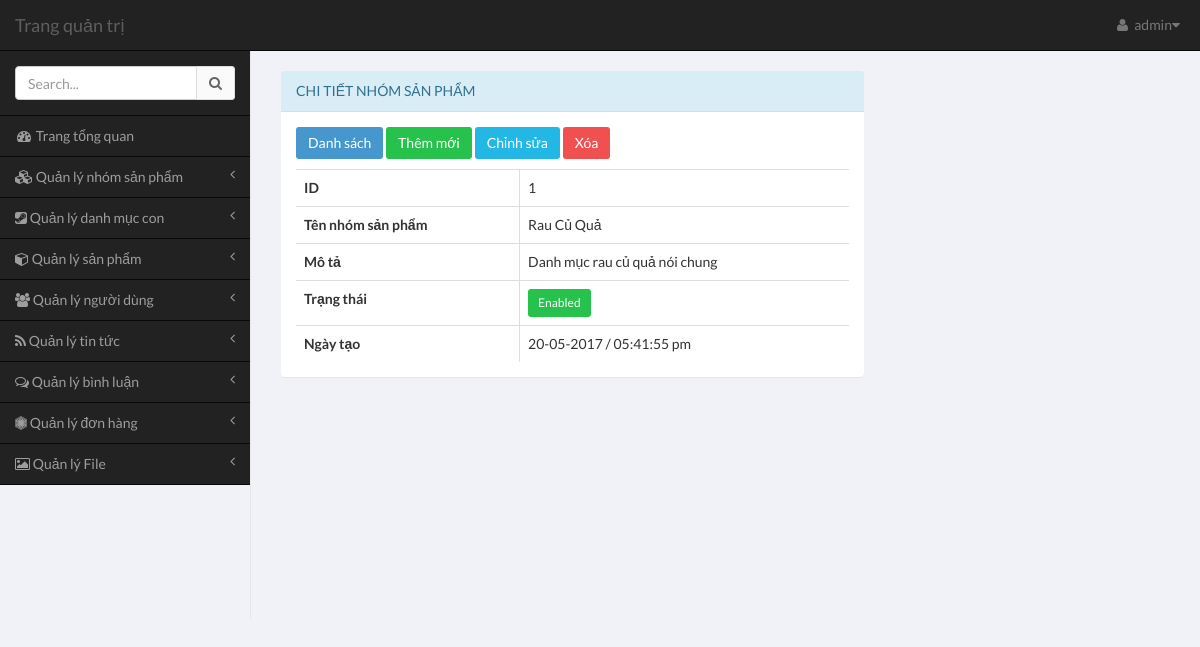
/admin/pages/index.php?module=category&action=view-category&id=1 (signed in), run on the app's committed database.
### tables this page shows
CREATE TABLE `category` (
  `category_id` int(11) NOT NULL,
  `category_name` varchar(100) NOT NULL,
  `description` varchar(255) DEFAULT NULL,
  `status` tinyint(6) DEFAULT '1',
  `created_date` int(11) DEFAULT NULL
);

### common/database.php (called while the page is built, shortened)
<?php
$mysqli = mysqli_connect(DB_HOST, DB_USER, DB_PASS, DB_NAME);
mysqli_set_charset($mysqli,"utf8");
function get_one($table,$field_name,$field_value){
	global $mysqli;
	$sql = "SELECT * FROM $table WHERE $field_name = '$field_value'";
	$res = mysqli_query($mysqli,$sql);
	return mysqli_fetch_assoc($res);
}
?>

### admin/pages/modules/category/view-category.php (the view, shortened to what this page needs)
<?php
if (!empty($_GET['id'])) {
	$row = get_one('category','category_id',$_GET['id']);
}else{
	echo 'Tham so id khong hop le';
}
?>
<div class="row">
    <div class="col-md-8">
        <section class="panel panel-info" style="margin-top: 20px;">
            <header class="panel-heading" >
                Chi tiết nhóm sản phẩm
            </header>
             <div class="panel-body table-responsive">
							<p>
								<a href="index.php?module=category&action=list-category" class="btn btn-primary">
									Danh sách
								</a>
								<a href="index.php?module=category&action=add-category" class="btn btn-success">
									Thêm mới
								</a>
								<a href="index.php?module=category&action=edit-category&id=<?php echo $row['category_id'] ?>" class="btn btn-info">
									Chỉnh sửa
								</a>
								 <a href="index.php?module=category&action=delete-category&id=<?php echo $row['category_id'] ?>" class="btn btn-danger" onclick="return confirm('Bạn có chắc chắc muốn xóa (Sẽ ảnh hưởng tới các sản phẩm)? ')">
									Xóa
								</a>
							</p>
	<?php if($row) : ?>
		<table class="table table-bordered table-hover">
			<tbody>
				<tr>
					<th>ID</th>
					<td><?php echo $row['category_id']; ?></td>
				</tr>
				<tr>
					<th>Tên nhóm sản phẩm</th>
					<td><?php echo $row['category_name']; ?></td>
				</tr>
				<tr>
					<th>Mô tả</th>
					<td><?php echo $row['description']; ?></td>
				</tr>
				<tr>
					<th>Trạng thái</th>
					<?php if( $row['status'] == 1) : ?>
						<td><span class="btn btn-success btn-sm">Enabled</span></td>
					<?php else : ?>
						<td><span class="btn btn-default btn-sm">Disabled</span></td>
					<?php endif; ?>
				</tr>
				<tr>
					<th>Ngày tạo</th>
					<td><?php echo date('d-m-Y / h:i:s a',$row['created_date']); ?></td>
				</tr>
			</tbody>
		</table>
	<?php endif; ?>
			</div>
		</section>
    </div>
</div>

### data on the page
category: category_id "1", category_name "Rau Củ Quả", description "Danh mục rau củ quả nói chung", created_date "20-05-2017 / 05:41:55 pm"

### other printed values
$user['username'] "admin"
